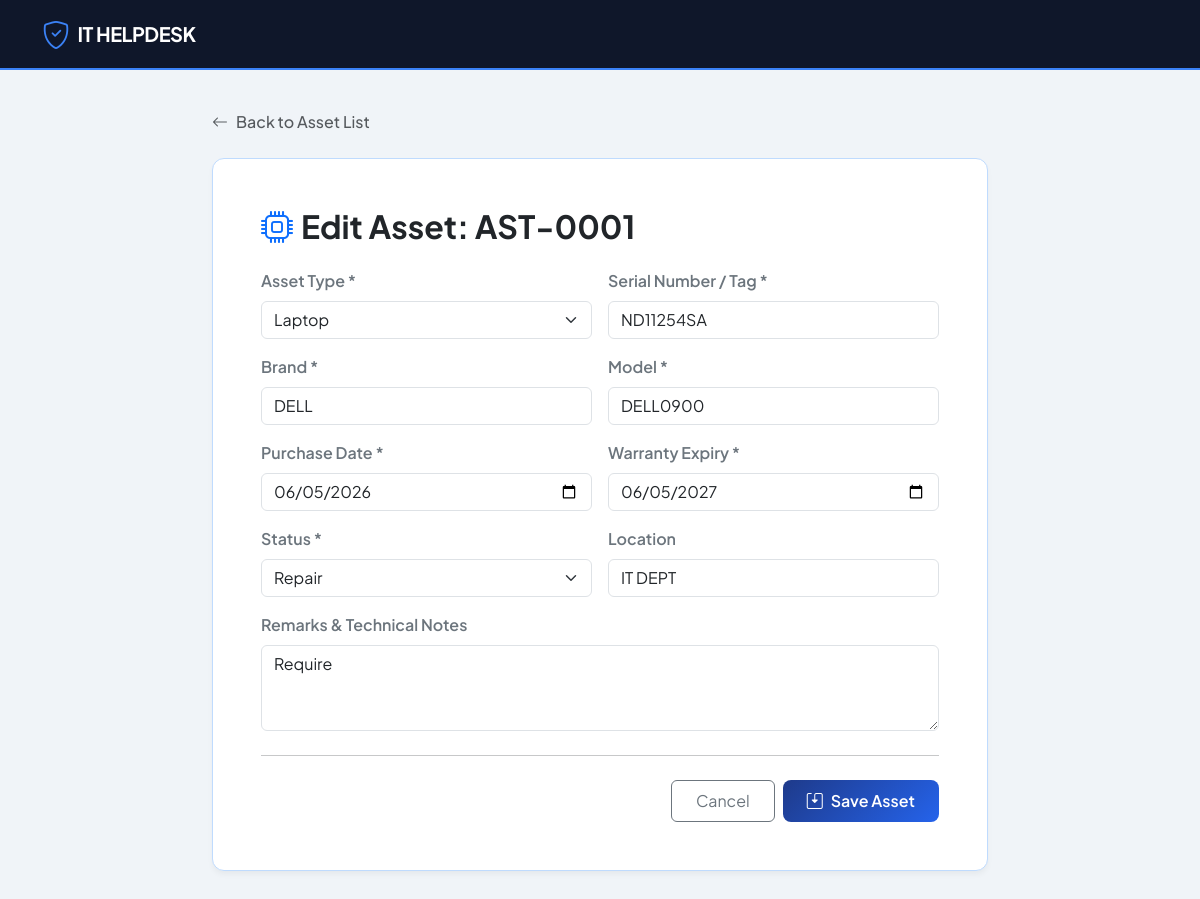
The app's page /assets/1/edit/ (signed in) with its own data.
### assets/models.py (models this page shows, shortened)
class Asset(models.Model):
    ASSET_TYPE_CHOICES = [
        ('Laptop', 'Laptop'),
        ('Desktop', 'Desktop'),
        ('Printer', 'Printer'),
        ('Monitor', 'Monitor'),
        ('Scanner', 'Scanner'),
        ('Router', 'Router'),
        ('Switch', 'Switch'),
        ('Server', 'Server'),
        ('UPS', 'UPS'),
        ('Other', 'Other'),
    ]
    STATUS_CHOICES = [
        ('Available', 'Available'),
        ('Assigned', 'Assigned'),
        ('Repair', 'Repair'),
        ('Scrap', 'Scrap'),
        ('Lost', 'Lost'),
    ]
    asset_id = models.CharField(max_length=20, unique=True, null=True, blank=True)
    asset_type = models.CharField(max_length=50, choices=ASSET_TYPE_CHOICES)
    brand = models.CharField(max_length=100)
    model = models.CharField(max_length=100)
    serial_number = models.CharField(max_length=100, unique=True)
    purchase_date = models.DateField()
    warranty_expiry = models.DateField()
    status = models.CharField(max_length=20, choices=STATUS_CHOICES, default='Available')
    location = models.CharField(max_length=100, blank=True, null=True)
    remarks = models.TextField(blank=True, null=True)
    created_at = models.DateTimeField(auto_now_add=True)

### assets/views.py (the view)
# urls.py: path('<int:pk>/edit/', views.edit_asset, name='edit_asset'),
@login_required
def edit_asset(request, pk):
    verify_asset_manager(request.user)
    asset = get_object_or_404(Asset, pk=pk)
    if request.method == 'POST':
        form = AssetForm(request.POST, instance=asset)
        if form.is_valid():
            form.save()
            AssetActivity.objects.create(
                asset=asset,
                actor=request.user,
                action="Asset Modified",
                notes=f"Updated details. Location: {asset.location or 'N/A'}. Status: {asset.status}."
            )
            messages.success(request, f"Asset {asset.asset_id} successfully updated!")
            return redirect('asset_detail', pk=pk)
    else:
        form = AssetForm(instance=asset)
    context = {
        'form': form,
        'title': f"Edit Asset: {asset.asset_id}",
        'user_role': get_user_role(request.user),
    }
    return render(request, 'assets/asset_form.html', context)

### assets/forms.py
class AssetForm(forms.ModelForm):
    class Meta:
        model = Asset
        fields = ['asset_type', 'brand', 'model', 'serial_number', 'purchase_date', 'warranty_expiry', 'status', 'location', 'remarks']
        widgets = {
            'asset_type': forms.Select(attrs={'class': 'form-select'}),
            'brand': forms.TextInput(attrs={'class': 'form-control', 'placeholder': 'e.g. Dell, HP, Apple'}),
            'model': forms.TextInput(attrs={'class': 'form-control', 'placeholder': 'e.g. Latitude 5420, MacBook Pro'}),
            'serial_number': forms.TextInput(attrs={'class': 'form-control', 'placeholder': 'Unique Serial/Service tag'}),
            'purchase_date': forms.DateInput(attrs={'class': 'form-control', 'type': 'date'}),
            'warranty_expiry': forms.DateInput(attrs={'class': 'form-control', 'type': 'date'}),
            'status': forms.Select(attrs={'class': 'form-select'}),
            'location': forms.TextInput(attrs={'class': 'form-control', 'placeholder': 'e.g. HQ - Room 402, Remote'}),
            'remarks': forms.Textarea(attrs={'class': 'form-control', 'rows': 3, 'placeholder': 'Any other technical details...'}),
        }

### accounts/models.py (called while the page is built)
def get_user_role(user):
    if user.is_superuser:
        return UserProfile.Role.ADMIN
    try:
        return UserProfile.Role(user.profile.role)
    except UserProfile.DoesNotExist:
        return UserProfile.Role.IT_SUPPORT if user.is_staff else UserProfile.Role.EMPLOYEE

def user_is_admin(user):
    return user.is_authenticated and get_user_role(user) == UserProfile.Role.ADMIN

def user_can_manage_tickets(user):
    return user_is_admin(user) or user_is_it_support(user)

### assets/views.py (called while the page is built)
def verify_asset_manager(user):
    if not user_can_manage_tickets(user):
        raise PermissionDenied("You do not have permission to access the Asset Management Module.")

### assets/templates/assets/asset_form.html (shortened to what this page needs)
<!DOCTYPE html>
<html lang="en">
<head>
    <link href="https://cdn.jsdelivr.net/npm/bootstrap@5.3.3/dist/css/bootstrap.min.css" rel="stylesheet">
    <link href="https://cdn.jsdelivr.net/npm/bootstrap-icons@1.11.3/font/bootstrap-icons.min.css" rel="stylesheet">
</head>
<body>
    <nav class="navbar navbar-expand-lg navbar-dark sticky-top">
        <div class="container">
            <a class="navbar-brand d-flex align-items-center gap-2" href="/">
                <i class="bi bi-shield-check fs-3"></i>
                <span>IT HELPDESK</span>
            </a>
        </div>
    </nav>
    <div class="container main-container" style="max-width: 800px;">
        <div class="mb-4">
            <a href="{% url 'assets_dashboard' %}" class="text-decoration-none text-muted fw-medium d-flex align-items-center gap-2">
                <i class="bi bi-arrow-left"></i>
                <span>Back to Asset List</span>
            </a>
        </div>
        <div class="card form-card p-4 p-md-5">
            <h2 class="fw-bold text-dark mb-4"><i class="bi bi-cpu text-primary me-2"></i>{{ title }}</h2>
            <form method="post" novalidate>
                <div class="row g-3">
                    <div class="col-12 col-md-6">
                        <label for="{{ form.asset_type.id_for_label }}" class="form-label fw-semibold text-secondary">Asset Type *</label>
                        {{ form.asset_type }}
                    </div>
                    <div class="col-12 col-md-6">
                        <label for="{{ form.serial_number.id_for_label }}" class="form-label fw-semibold text-secondary">Serial Number / Tag *</label>
                        {{ form.serial_number }}
                    </div>
                    <div class="col-12 col-md-6">
                        <label for="{{ form.brand.id_for_label }}" class="form-label fw-semibold text-secondary">Brand *</label>
                        {{ form.brand }}
                    </div>
                    <div class="col-12 col-md-6">
                        <label for="{{ form.model.id_for_label }}" class="form-label fw-semibold text-secondary">Model *</label>
                        {{ form.model }}
                    </div>
                    <div class="col-12 col-md-6">
                        <label for="{{ form.purchase_date.id_for_label }}" class="form-label fw-semibold text-secondary">Purchase Date *</label>
                        {{ form.purchase_date }}
                    </div>
                    <div class="col-12 col-md-6">
                        <label for="{{ form.warranty_expiry.id_for_label }}" class="form-label fw-semibold text-secondary">Warranty Expiry *</label>
                        {{ form.warranty_expiry }}
                    </div>
                    <div class="col-12 col-md-6">
                        <label for="{{ form.status.id_for_label }}" class="form-label fw-semibold text-secondary">Status *</label>
                        {{ form.status }}
                    </div>
                    <div class="col-12 col-md-6">
                        <label for="{{ form.location.id_for_label }}" class="form-label fw-semibold text-secondary">Location</label>
                        {{ form.location }}
                    </div>
                    <div class="col-12">
                        <label for="{{ form.remarks.id_for_label }}" class="form-label fw-semibold text-secondary">Remarks & Technical Notes</label>
                        {{ form.remarks }}
                    </div>
                </div>
                <hr class="my-4">
                <div class="d-flex justify-content-end gap-2">
                    <a href="{% url 'assets_dashboard' %}" class="btn btn-outline-secondary px-4 py-2">Cancel</a>
                    <button type="submit" class="btn btn-gradient px-4 py-2">
                        <i class="bi bi-save2 me-2"></i>Save Asset
                    </button>
                </div>
            </form>
        </div>
    </div>
</body>
</html>

### assets/templates/assets/asset_form.html (style rules this page uses)
:root { --bs-body-font-family: 'Plus Jakarta Sans', sans-serif; --primary-gradient: linear-gradient(135deg, #1e3a8a 0%, #2563eb 100%); --blue-light: #eff6ff; --blue-border: #bfdbfe; --blue-dark: #1e3a8a; --blue-accent: #3b82f6; }
body { background-color: #f0f4f8; color: #1e293b; min-height: 100vh; }
.navbar { background: #0f172a !important; border-bottom: 2px solid var(--blue-accent); }
.navbar-brand { font-weight: 700; color: #ffffff !important; letter-spacing: -0.5px; }
.navbar-brand i { color: #3b82f6; }
.main-container { padding-top: 2.5rem; padding-bottom: 4rem; }
.form-card { border: 1px solid var(--blue-border); background: #ffffff; border-radius: 12px; box-shadow: 0 4px 6px -1px rgba(0, 0, 0, 0.05); }
.btn-gradient { background: var(--primary-gradient); color: white; border: none; font-weight: 600; border-radius: 8px; padding: 10px 18px; transition: all 0.2s ease; }

### records on screen
Asset: asset_type "Laptop", serial_number "ND11254SA", brand "DELL", model "DELL0900", purchase_date "06/05/2026", warranty_expiry "06/05/2027", status "Repair", location "IT DEPT", remarks "Require"

### other values on screen
{{ title }} "Edit Asset: AST-0001"
